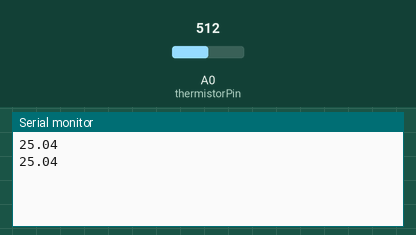
Recording of a sketch running on a simulated Arduino Uno, built with avr-gcc and run on an emulated ATmega328P. Shown: the last lines printed to the serial monitor. The test bench sets the inputs (shaded band); at power-on: A0 (thermistorPin) = 512.

Above: at 1.8 s.
1.9 s: A0 (thermistorPin) set to 716
At 2.5 s:
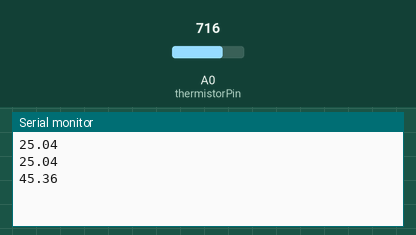
3.4 s: A0 (thermistorPin) set to 900
At 4.8 s:
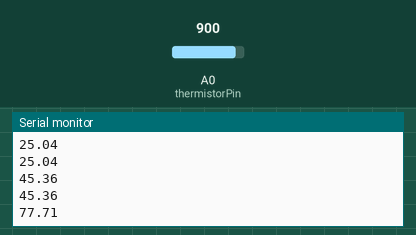
Timing chart, 0 to 6.4 s (numbered marks = the images above; inputs shaded):
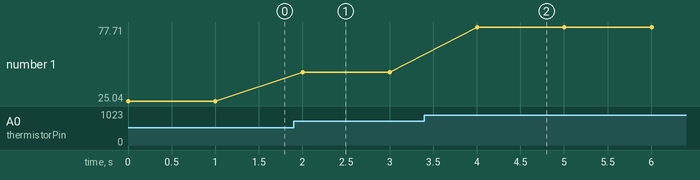

The sketch:

05-Temp.ino
```cpp
const int thermistorPin = A0;
const float seriesResistor = 5000.0; // known resistor in ohms
const float nominalResistance = 5000.0; // 5k ohms at 25°C
const float nominalTemperature = 25.0;  // in Celsius
const float bCoefficient = 3950.0; // typical B-value
const int adcMax = 1023;

void setup() {
  Serial.begin(9600);
}

void loop() {
  int adcValue = analogRead(thermistorPin);
  float voltage = adcValue / (float)adcMax;
  float resistance = seriesResistor * (1.0 / voltage - 1.0);

  // Steinhart-Hart Equation
  float steinhart;
  steinhart = resistance / nominalResistance;
  steinhart = log(steinhart);
  steinhart /= bCoefficient;
  steinhart += 1.0 / (nominalTemperature + 273.15);
  steinhart = 1.0 / steinhart;
  steinhart -= 273.15;


  Serial.println(steinhart);

  delay(1000);
}
```

Measured:
- after the input at 1.9 s, the serial monitor: prints a new line after 0.10 s (image 1)
- after the input at 3.4 s, the serial monitor: prints a new line after 0.60 s (image 2)
- plotted number 1: 25.04 → 45.36 after the input at 1.9 s, 45.36 → 77.71 after the input at 3.4 s
